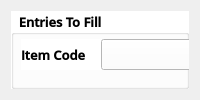
       <widget class="QWidget" name="SupplierTransact_Window">
        <attribute name="title">
         <string>Supplier Transact</string>
        </attribute>
        <layout class="QVBoxLayout" name="verticalLayout_7">
         <item>
          <widget class="QGroupBox" name="groupBox_16">
           <property name="sizePolicy">
            <sizepolicy hsizetype="Preferred" vsizetype="Preferred">
             <horstretch>0</horstretch>
             <verstretch>0</verstretch>
            </sizepolicy>
           </property>
           <property name="font">
            <font>
             <family>Open Sans SemiBold</family>
             <pointsize>10</pointsize>
             <weight>75</weight>
             <bold>true</bold>
            </font>
           </property>
           <property name="styleSheet">
            <string notr="true">background-color: rgb(255,255,255);</string>
           </property>
           <property name="title">
            <string>Entries To Fill</string>
           </property>
           <property name="checkable">
            <bool>false</bool>
           </property>
           <widget class="QWidget" name="layoutWidget_6">
            <property name="geometry">
             <rect>
              <x>10</x>
              <y>28</y>
              <width>751</width>
              <height>31</height>
             </rect>
            </property>
            <property name="font">
             <font>
              <family>Open Sans SemiBold</family>
              <pointsize>10</pointsize>
              <weight>75</weight>
              <bold>true</bold>
             </font>
            </property>
            <layout class="QHBoxLayout" name="horizontalLayout_19">
             <property name="spacing">
              <number>15</number>
             </property>
             <item>
              <widget class="QLabel" name="label_43">
               <property name="sizePolicy">
                <sizepolicy hsizetype="Fixed" vsizetype="Preferred">
                 <horstretch>0</horstretch>
                 <verstretch>0</verstretch>
                </sizepolicy>
               </property>
               <property name="font">
                <font>
                 <family>Open Sans SemiBold</family>
                 <pointsize>10</pointsize>
                 <weight>75</weight>
                 <bold>true</bold>
                </font>
               </property>
               <property name="text">
                <string>Item Code</string>
               </property>
              </widget>
             </item>
             <item>
              <widget class="QComboBox" name="SuppTrEntry_IC">
               <property name="sizePolicy">
                <sizepolicy hsizetype="Preferred" vsizetype="Ignored">
                 <horstretch>0</horstretch>
                 <verstretch>0</verstretch>
                </sizepolicy>
               </property>
               <property name="font">
                <font>
                 <family>Open Sans SemiBold</family>
                 <pointsize>10</pointsize>
                 <weight>75</weight>
                 <bold>true</bold>
                </font>
               </property>
              </widget>
             </item>
             <item>
              <widget class="QLabel" name="label_44">
               <property name="sizePolicy">
                <sizepolicy hsizetype="Fixed" vsizetype="Preferred">
                 <horstretch>0</horstretch>
                 <verstretch>0</verstretch>
                </sizepolicy>
               </property>
               <property name="font">
                <font>
                 <family>Open Sans SemiBold</family>
                 <pointsize>10</pointsize>
                 <weight>75</weight>
                 <bold>true</bold>
                </font>
               </property>
               <property name="text">
                <string>Order Code</string>
               </property>
              </widget>
             </item>
             <item>
              <widget class="QComboBox" name="SuppTrEntry_OC">
               <property name="sizePolicy">
                <sizepolicy hsizetype="Preferred" vsizetype="Ignored">
                 <horstretch>0</horstretch>
                 <verstretch>0</verstretch>
                </sizepolicy>
               </property>
               <property name="font">
                <font>
                 <family>Open Sans SemiBold</family>
                 <pointsize>10</pointsize>
                 <weight>75</weight>
                 <bold>true</bold>
                </font>
               </property>
              </widget>
             </item>
            </layout>
           </widget>
           <widget class="QWidget" name="layoutWidget_7">
            <property name="geometry">
             <rect>
              <x>10</x>
              <y>130</y>
              <width>751</width>
              <height>31</height>
             </rect>
            </property>
            <property name="font">
             <font>
              <family>Open Sans SemiBold</family>
              <pointsize>10</pointsize>
              <weight>75</weight>
              <bold>true</bold>
             </font>
            </property>
            <layout class="QHBoxLayout" name="horizontalLayout_20">
             <item>
              <widget class="QLabel" name="label_45">
               <property name="sizePolicy">
                <sizepolicy hsizetype="Fixed" vsizetype="Preferred">
                 <horstretch>0</horstretch>
                 <verstretch>0</verstretch>
                </sizepolicy>
               </property>
               <property name="font">
                <font>
                 <family>Open Sans SemiBold</family>
                 <pointsize>10</pointsize>
                 <weight>75</weight>
                 <bold>true</bold>
                </font>
               </property>
               <property name="text">
                <string>Quantity Order Received</string>
               </property>
              </widget>
             </item>
             <item>
              <widget class="QSpinBox" name="SuppTrEntry_QOR">
               <property name="sizePolicy">
                <sizepolicy hsizetype="Preferred" vsizetype="Ignored">
                 <horstretch>0</horstretch>
                 <verstretch>0</verstretch>
                </sizepolicy>
               </property>
               <property name="font">
                <font>
                 <family>Open Sans SemiBold</family>
                 <pointsize>10</pointsize>
                 <weight>75</weight>
                 <bold>true</bold>
                </font>
               </property>
               <property name="wrapping">
                <bool>true</bool>
               </property>
               <property name="alignment">
                <set>Qt::AlignCenter</set>
               </property>
               <property name="buttonSymbols">
                <enum>QAbstractSpinBox::PlusMinus</enum>
               </property>
               <property name="showGroupSeparator" stdset="0">
                <bool>false</bool>
               </property>
               <property name="maximum">
                <number>1000</number>
               </property>
              </widget>
             </item>
            </layout>
           </widget>
           <widget class="QGroupBox" name="groupBox_17">
            <property name="geometry">
             <rect>
              <x>0</x>
              <y>180</y>
              <width>761</width>
              <height>181</height>
             </rect>
            </property>
            <property name="font">
             <font>
              <family>Open Sans SemiBold</family>
              <pointsize>10</pointsize>
              <weight>75</weight>
              <bold>true</bold>
             </font>
            </property>
            <property name="title">
             <string>Pre-requisites For Modifying / Adding Data</string>
            </property>
            <widget class="QGroupBox" name="groupBox_18">
             <property name="geometry">
              <rect>
               <x>10</x>
               <y>30</y>
               <width>361</width>
               <height>141</height>
              </rect>
             </property>
             <property name="font">
              <font>
               <family>Open Sans SemiBold</family>
               <pointsize>10</pointsize>
               <weight>75</weight>
               <bold>true</bold>
              </font>
             </property>
             <property name="title">
              <string>For Adding / Inserting Data</string>
             </property>
             <widget class="QLabel" name="label_47">
              <property name="geometry">
               <rect>
                <x>30</x>
                <y>15</y>
                <width>241</width>
                <height>31</height>
               </rect>
              </property>
              <property name="font">
               <font>
                <family>Open Sans SemiBold</family>
                <pointsize>10</pointsize>
                <weight>75</weight>
                <bold>true</bold>
               </font>
              </property>
              <property name="text">
               <string>- All Fields Are Required.</string>
              </property>
             </widget>
             <widget class="QLabel" name="label_48">
              <property name="geometry">
               <rect>
                <x>20</x>
                <y>40</y>
                <width>331</width>
                <height>81</height>
               </rect>
              </property>
              <property name="font">
               <font>
                <family>Open Sans SemiBold</family>
                <pointsize>10</pointsize>
                <weight>75</weight>
                <bold>true</bold>
               </font>
              </property>
              <property name="text">
               <string>- Order Date Time can be lesser but 
cannot be greater than the current date.</string>
              </property>
             </widget>
            </widget>
            <widget class="QGroupBox" name="groupBox_19">
             <property name="geometry">
              <rect>
               <x>380</x>
               <y>30</y>
               <width>361</width>
               <height>141</height>
              </rect>
             </property>
             <property name="font">
              <font>
               <family>Open Sans SemiBold</family>
               <pointsize>10</pointsize>
               <weight>75</weight>
               <bold>true</bold>
              </font>
             </property>
             <property name="title">
              <string>For Editing / Modifying Data</string>
             </property>
             <widget class="QLabel" name="label_49">
              <property name="geometry">
               <rect>
                <x>20</x>
                <y>30</y>
                <width>331</width>
                <height>31</height>
               </rect>
              </property>
              <property name="font">
               <font>
                <family>Open Sans SemiBold</family>
                <pointsize>10</pointsize>
                <weight>75</weight>
                <bold>true</bold>
               </font>
              </property>
              <property name="text">
               <string>- Fields That Don't Require Changes Must 
Kept The Data Intact.</string>
              </property>
             </widget>
             <widget class="QLabel" name="label_50">
              <property name="geometry">
               <rect>
                <x>20</x>
                <y>60</y>
                <width>331</width>
                <height>81</height>
               </rect>
              </property>
              <property name="font">
               <font>
                <family>Open Sans SemiBold</family>
                <pointsize>10</pointsize>
                <weight>75</weight>
                <bold>true</bold>
               </font>
              </property>
              <property name="text">
               <string>- Order Date Time can be 
lesser but cannot be greater than the 
current date.</string>
              </property>
             </widget>
            </widget>
           </widget>
           <widget class="QWidget" name="layoutWidget_8">
            <property name="geometry">
             <rect>
              <x>10</x>
              <y>80</y>
              <width>751</width>
              <height>31</height>
             </rect>
            </property>
            <property name="font">
             <font>
              <family>Open Sans SemiBold</family>
              <pointsize>10</pointsize>
              <weight>75</weight>
              <bold>true</bold>
             </font>
            </property>
            <layout class="QHBoxLayout" name="horizontalLayout_21">
             <property name="spacing">
              <number>15</number>
             </property>
             <item>
              <widget class="QLabel" name="label_52">
               <property name="sizePolicy">
                <sizepolicy hsizetype="Fixed" vsizetype="Preferred">
                 <horstretch>0</horstretch>
                 <verstretch>0</verstretch>
                </sizepolicy>
               </property>
               <property name="font">
                <font>
                 <family>Open Sans SemiBold</family>
                 <pointsize>10</pointsize>
                 <weight>75</weight>
                 <bold>true</bold>
                </font>
               </property>
               <property name="text">
                <string>Supplier Code</string>
               </property>
              </widget>
             </item>
             <item>
              <widget class="QComboBox" name="SuppTrEntry_SC">
               <property name="sizePolicy">
                <sizepolicy hsizetype="Preferred" vsizetype="Ignored">
                 <horstretch>0</horstretch>
                 <verstretch>0</verstretch>
                </sizepolicy>
               </property>
               <property name="font">
                <font>
                 <family>Open Sans SemiBold</family>
                 <pointsize>10</pointsize>
                 <weight>75</weight>
                 <bold>true</bold>
                </font>
               </property>
              </widget>
             </item>
             <item>
              <widget class="QLabel" name="label_53">
               <property name="sizePolicy">
                <sizepolicy hsizetype="Fixed" vsizetype="Preferred">
                 <horstretch>0</horstretch>
                 <verstretch>0</verstretch>
                </sizepolicy>
               </property>
               <property name="font">
                <font>
                 <family>Open Sans SemiBold</family>
                 <pointsize>10</pointsize>
                 <weight>75</weight>
                 <bold>true</bold>
                </font>
               </property>
               <property name="text">
                <string>Order Date</string>
               </property>
              </widget>
             </item>
             <item>
              <widget class="QDateTimeEdit" name="SuppTrEntry_OD">
               <property name="sizePolicy">
                <sizepolicy hsizetype="Preferred" vsizetype="Ignored">
                 <horstretch>0</horstretch>
                 <verstretch>0</verstretch>
                </sizepolicy>
               </property>
               <property name="font">
                <font>
                 <family>Open Sans SemiBold</family>
                 <pointsize>10</pointsize>
                 <weight>75</weight>
                 <bold>true</bold>
                </font>
               </property>
               <property name="alignment">
                <set>Qt::AlignCenter</set>
               </property>
               <property name="calendarPopup">
                <bool>true</bool>
               </property>
              </widget>
             </item>
            </layout>
           </widget>
          </widget>
         </item>
        </layout>
       </widget>
